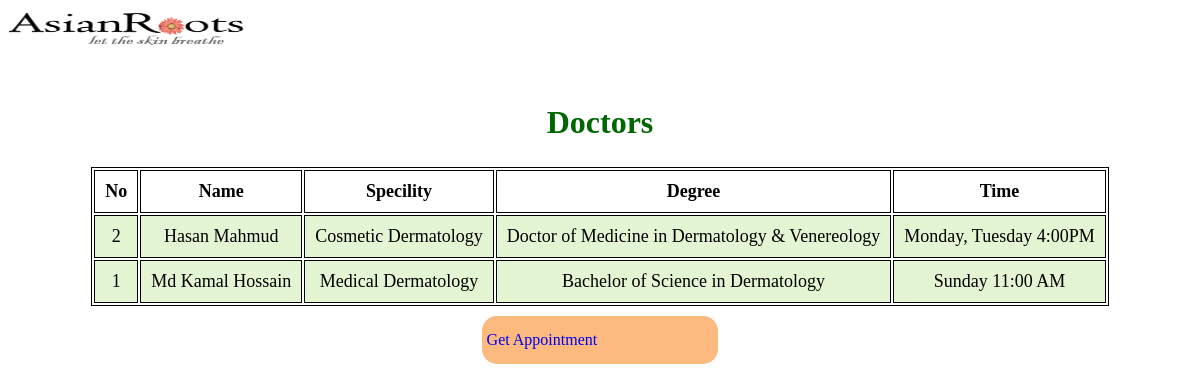
The page /doctors_available.php on the database its author committed.
### tables this page shows
CREATE TABLE `dermatologist` (
  `d_id` bigint(20) UNSIGNED NOT NULL,
  `name` varchar(100) NOT NULL,
  `speciality` varchar(300) NOT NULL,
  `degree` varchar(100) NOT NULL,
  `time` varchar(100) NOT NULL
);

### doctors_available.php (the view, shortened to what this page needs)
<?php
$user = 'root';
$password = '';
$database = 'asianroots';
$servername='';
$mysqli = new mysqli($servername, $user,
                $password, $database);
$sql = " SELECT * FROM dermatologist ORDER BY d_id DESC ";
$result = $mysqli->query($sql);
?>
<!DOCTYPE html>
<html lang="en">
<head>
</head>
<body>
    <div class="cover">
    <div class="header">
        <a class="arrow"href="home.php"> <img src="images/asianroots.png"width="20%" height="65px"> </a>
    </div>
    <section>
        <h1>Doctors</h1>
        <table>
            <tr>
                <th>No</th>
                <th>Name</th>
                <th>Specility</th>
                <th>Degree</th>
                <th>Time</th>
            </tr>
            <?php
                while($rows=$result->fetch_assoc())
                {
            ?>
            <tr>
                <td><?php echo $rows['d_id'];?></td>
                <td><?php echo $rows['name'];?></td>
                <td><?php echo $rows['speciality'];?></td>
                <td><?php echo $rows['degree'];?></td>
                <td><?php echo $rows['time'];?></td>
            </tr>
            <?php
                }
            ?>
        </table>
    </section>
    <div class="box">
      <a href="bookingpage.php">Get Appointment</a>
    </div>
</body>
</html>

### doctors_available.php (style rules this page uses)
table { margin: 0 auto; font-size: large; border: 1px solid black; }
h1 { text-align: center; color: #006600; font-size: xx-large; }
td { background-color: #E4F5D4; border: 1px solid black; }
th, td { font-weight: bold; border: 1px solid black; padding: 10px; text-align: center; }
td { font-weight: lighter; }
.box { border-radius: 15px; background-color: #FCBA7F; padding: 15px 5px ; margin-left: 40%; margin-right: 40%; margin-top: 10px; }
a { text-align: center; text-decoration: none; }

### rows shown on the page
dermatologist: d_id "2", name "Hasan Mahmud", speciality "Cosmetic Dermatology", degree "Doctor of Medicine in Dermatology & Venereology", time "Monday, Tuesday 4:00PM"
dermatologist: d_id "1", name "Md Kamal Hossain", speciality "Medical Dermatology", degree "Bachelor of Science in Dermatology", time "Sunday 11:00 AM"
